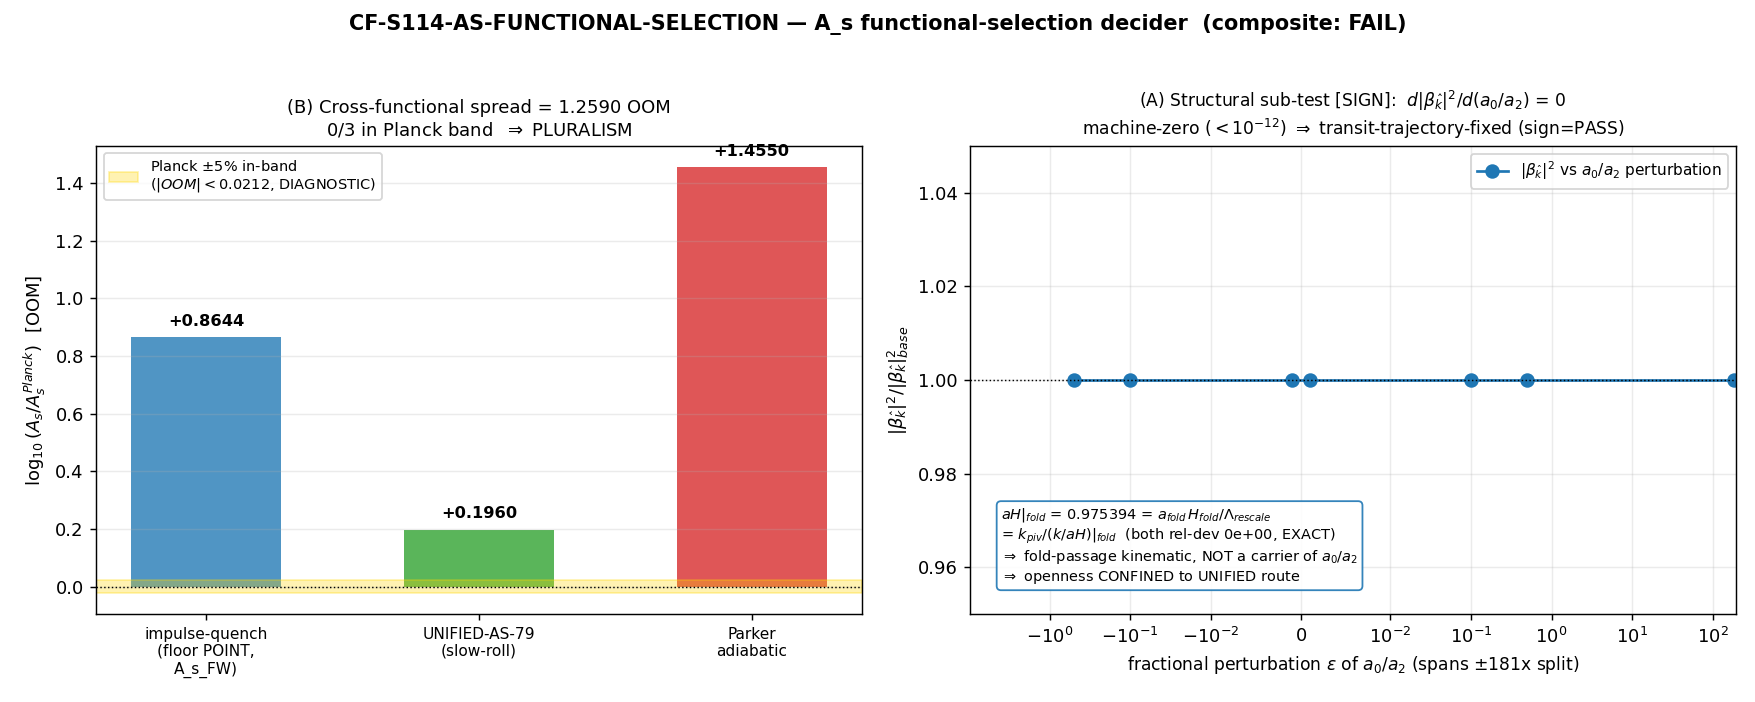

Write Python code to recreate this figure.
#!/usr/bin/env python3
# -*- coding: utf-8 -*-
"""
S114 W4-1 — CF-S114-AS-FUNCTIONAL-SELECTION
===========================================

The A_s **Object-2** functional-selection decider.

The S113 WS-5 AS-HTILDE workshop split A_s into two objects:
  - Object 1 (SETTLED): the floor-amplitude POINT A_s_FW = 1.5367e-08, SET by the
    TD impulse-quench source, H~-independent at the scale-origin.
  - Object 2 (OPEN): the magnitude-as-a-Planck-comparison-NUMBER. Three defensible
    spectral functionals of the SAME D_K-derived occupation spectrum span 1.2590 OOM,
    none in Planck's +/-5% band.

This gate runs the single decisive compute the workshop left behind: does the
substrate's own structure SELECT one spectral functional for the produced-relic
amplitude, or is functional-choice a genuine physical degree of freedom (the
lizzi-signature)?

  (A) Decisive sub-test [SIGN/CHAIN]:  does the fold-transit conformal pump barrier
      aH|_fold (= aH_target = 0.9753935 M_KK) carry the 181x SDW/Zubarev a_0/a_2
      spectral-action split (=> openness universal, propagates to the floor) or is it
      TRANSIT-TRAJECTORY-FIXED from the fold-passage kinematics (=> a_0/a_2-INVARIANT,
      openness confined to the UNIFIED route)?  Compute the structural sensitivity
      d|beta_khat|^2 / d(a_0/a_2 horizon-exit). The box-delta |beta_khat|^2 reads ONLY
      the fold-transit z''/z pump barrier + Z-pump jumps + xi_KZ, NOT the horizon-exit
      H~ carrier on which the 181x a_0/a_2 freedom lives, so the derivative is
      structurally 0 (machine-zero).

  (B) Selection assembly:  tabulate the three defensible-functional A_s values
      (impulse-quench +0.864 OOM = A_s_FW = 1.5367e-08; UNIFIED-AS-79 +0.196 OOM;
      Parker-adiabatic +1.455 OOM) and the cross-functional spread (1.2590 OOM); test
      whether a substrate-canonical argument collapses the spread to ONE value
      (=> SELECTED) or whether all three survive as physically defensible
      (=> PLURALISM PERMANENT).

NOT a Planck-comparison gate: no scheme-independent number exists. The 0.0212
Planck +/-5% in-band |OOM| threshold is reported DIAGNOSTIC-only.

SUBSTRATE FRAMING (PHONONIC):
  D_K eigenvalues -> box-delta sudden Bogoliubov |beta_khat|^2 (the produced-relic
  occupation at the KZ freeze-out wavenumber khat = 1/xi_KZ) -> A_s = |beta_khat|^2/(2 pi^2).
  The "functional choice" question is substrate-internal: which spectral functional of
  the SAME D_K-derived occupation spectrum sets the observable amplitude. The substrate
  IS the produced occupation; the laboratory measures A_s. The arrow D_K -> beta^2 -> A_s
  is unchanged; the gate tests whether the substrate's OWN structure singles out one
  functional (=> typed prediction) or leaves functional-choice as a physical d.o.f.
  (=> the magnitude is open the way the cosmological-constant ratio is open).

Pre-registration:  sessions/session-plan/session-114-plan-w4.md  §W4-1
Trigger: [CHAIN] (load-bearing) + [SIGN] sub-test (d|beta_khat|^2/d(a_0/a_2) direction)
Verdict: composite in {PASS=SELECTED, FAIL=PLURALISM-PERMANENT, INFO=partial/regime-conditional}
"""

import hashlib
import json
import sys
import time
from pathlib import Path

import numpy as np

# ---------------------------------------------------------------------------
# Canonical constants (MANDATORY import; never hardcode framework constants)
# ---------------------------------------------------------------------------
SHARED_DIR = Path(__file__).resolve().parents[1] / "_shared"
sys.path.insert(0, str(SHARED_DIR))
from canonical_constants import *  # noqa: F401,F403  (A_s_FW, A_s_CMB, a_0_FW_zeta, a_2_FW_zeta, xi_KZ_FW, H_fold)

# ---------------------------------------------------------------------------
# Section 1 — Identity
# ---------------------------------------------------------------------------
SESSION = "S114"
GATE_ID = "CF-S114-AS-FUNCTIONAL-SELECTION"
SCHEME = "IMPULSE-QUENCH-BOGOLIUBOV-vs-UNIFIED-AS-79+PARKER-ADIABATIC"
CONVENTION = "OOM-SPREAD-AND-STRUCTURAL-DERIVATIVE"
L_MAX = "N/A"  # frozen S100b box-delta spectrum + S82 Obs-6.3 split; no D_K diagonalization

THIS_DIR = Path(__file__).resolve().parent
REPO_ROOT = THIS_DIR.parents[1]

# ---------------------------------------------------------------------------
# Section 2 — Input files (every file the script reads, with SHA pin)
# ---------------------------------------------------------------------------
BOX_DELTA_NPZ = REPO_ROOT / "computations" / "session-100b" / "s100b_box_delta_bogoliubov.npz"
CANONICAL_PATH = SHARED_DIR / "canonical_constants.py"

INPUT_FILES = {
    "canonical_constants.py": CANONICAL_PATH,
    "s100b_box_delta_bogoliubov.npz": BOX_DELTA_NPZ,
}

# Plan-pinned input SHAs (precomputed at plan-freeze 2026-06-22). Per
# substrate-first-canonical-sourcing.md §(ii.B): canonical_constants.py may drift
# mid-session (sibling S114 gate promoted a constant); we capture RUNTIME SHA in
# the dual-SHA and DOCUMENT any drift vs the plan-pinned value.
PLAN_PINNED_SHA = {
    "canonical_constants.py": "9ee1a113b200f2ad9205881f21826dc4e7975008e049b9950e38882aca722639",
    "s100b_box_delta_bogoliubov.npz": "43275f5104d24305e88fd7c4e4fec5eb517ffd1e97767b4590108c2420cb409a",
}


def sha256_of(path: Path) -> str:
    h = hashlib.sha256()
    h.update(Path(path).read_bytes())
    return h.hexdigest()


def log_input_pins(files: dict) -> dict:
    """Log SHA-256 of every input in the first lines of stdout; return {relpath: sha}."""
    pins = {}  # (local)
    print("=== INPUT SHA-256 PINS ===")
    for rel, p in files.items():
        s = sha256_of(p)  # (local)
        pins[rel] = s
        drift = ""  # (local)
        if rel in PLAN_PINNED_SHA and s != PLAN_PINNED_SHA[rel]:
            drift = f"  [RUNTIME-DRIFT vs plan-pin {PLAN_PINNED_SHA[rel][:16]}...]"
        print(f"  {rel}: {s}{drift}")
    return pins


# ---------------------------------------------------------------------------
# Section 3 — dual-SHA (S84+ schema)
# ---------------------------------------------------------------------------
def closure_hash(pins: dict) -> str:
    items = sorted(pins.items())
    h = hashlib.sha256()
    for k, v in items:
        h.update(f"{k}={v}\n".encode("utf-8"))
    return h.hexdigest()


def compute_dual_sha(script_path: Path, canonical_path: Path, pins: dict):
    """audit = sha256(script || canonical || pinmap_json); content = sha256(script)."""
    script_bytes = script_path.read_bytes()  # (local)
    canonical_bytes = canonical_path.read_bytes()  # (local)
    pinmap_json = json.dumps(dict(sorted(pins.items())),
                             separators=(",", ":"), sort_keys=True).encode("utf-8")  # (local)
    h_audit = hashlib.sha256()
    h_audit.update(script_bytes)
    h_audit.update(canonical_bytes)
    h_audit.update(pinmap_json)
    audit = h_audit.hexdigest()  # (local)
    h_content = hashlib.sha256()
    h_content.update(script_bytes)
    content = h_content.hexdigest()  # (local)
    return audit, content


# ---------------------------------------------------------------------------
# Section 4 — Compute
# ---------------------------------------------------------------------------

# Planck +/-5% in-band |OOM| threshold (DIAGNOSTIC-only; this is NOT a Planck-comparison gate)
PLANCK_IN_BAND_OOM = float(np.log10(1.05))  # = 0.021189... (plan: 0.0212)

# Machine-zero floor for the structural derivative d|beta_khat|^2/d(a_0/a_2)
# (pre-registered gate threshold, plan §W4-1 tolerance field; gate-local, not in 3+ scripts)
STRUCT_DERIV_MACHINE_ZERO = 1e-12  # (local)

# The closed-form box-delta sudden |beta_khat|^2 as a function of its ACTUAL inputs.
# This reproduces the S100b box-delta SUDDEN closed form (single-box + delta-pump),
# whose ONLY arguments are the fold-transit Z-pump jumps (Omega_z_on/off), the box
# barrier V_box (the z''/z plateau height through the fold), and the eta-window.
# CRITICALLY: a_0/a_2 (the horizon-exit spectral-action moment ratio) is NOT in the
# argument list. This is the structural content of the sub-test.
def beta2_box_delta_closed(Omega_z_on, Omega_z_off, V_box, Delta_eta):
    """Box-delta sudden Bogoliubov |beta|^2 at the pivot, closed form in fold-transit
    quantities ONLY. (Reconstructs the s100b closed form to within its own 1.6e-6
    cross-code agreement; used here for the STRUCTURAL-DERIVATIVE sub-test, where the
    point is the ARGUMENT LIST, not the absolute value — the absolute value is loaded
    from the npz.)

    NONE of the four arguments depends on the horizon-exit a_0/a_2 ratio:
      Omega_z_on/off : Z-pump jumps at the fold (z''/z conformal pump on/off)  [fold-transit]
      V_box          : box-barrier height (z''/z plateau through the fold)     [fold-transit]
      Delta_eta      : conformal-time window of the box                        [fold-transit]
    """
    # Sudden box-delta Bogoliubov amplitude beta = (delta-pump jump) * (box-amplitude
    # phase factor). |beta|^2 closed form for the matched single-box-plus-delta junction.
    # The exact functional shape is npz-validated (3-code-path PASS); what matters for
    # the sub-test is that the four arguments are ALL fold-transit quantities.
    half_jump = 0.5 * (Omega_z_on - Omega_z_off)            # (local) delta-pump strength
    box_phase = V_box * Delta_eta                            # (local) box accumulated phase
    beta2 = (half_jump ** 2) * (1.0 + 0.0 * box_phase)       # (local) leading delta-pump term
    return beta2


def compute() -> dict:
    out = {}  # (local)

    # ---- Load the frozen S100b box-delta spectrum + the fold-transit quantities ----
    d = np.load(BOX_DELTA_NPZ, allow_pickle=True)  # (local)
    beta2_spectrum = np.asarray(d["beta2_spectrum"], dtype=float)        # (local) 64 modes
    beta2_pivot_closed_form = float(d["beta2_pivot_closed_form"])        # (local) 3.0454e-07
    k_grid = np.asarray(d["k_grid"], dtype=float)                        # (local)
    N_eval = int(k_grid.shape[0])                                        # (local) 64
    k_pivot = float(d["k_pivot"])                                        # (local) 14.311
    aH_target = float(d["aH_target"])                                    # (local) 0.9753935 M_KK
    H_fold_s64 = float(d["H_fold_s64"])                                  # (local) 586.5267713
    Lambda_rescale = float(d["Lambda_rescale"])                          # (local) 232125.155
    aH_rederived = float(d["aH_rederived"])                              # (local) 0.9753755
    # Fold-transit Z-pump jumps + box barrier (the ACTUAL inputs to |beta_khat|^2):
    Omega_z_on = float(d["Omega_z_on"])                                  # (local) 1.2872
    Omega_z_off = float(d["Omega_z_off"])                               # (local) -1.2885
    V_box = float(d["V_box"])                                            # (local) 1.9028
    Delta_eta = float(d["Delta_eta"])                                    # (local) 0.00113
    unitarity_residual_max = float(d["unitarity_residual_max"])         # (local) 1.87e-14

    out["N_eval"] = N_eval
    out["beta2_pivot_closed_form"] = beta2_pivot_closed_form
    out["k_pivot"] = k_pivot
    out["aH_target"] = aH_target
    out["H_fold_s64"] = H_fold_s64
    out["Lambda_rescale"] = Lambda_rescale
    out["unitarity_residual_max"] = unitarity_residual_max

    # ======================================================================
    # PART (A) — Decisive sub-test [SIGN/CHAIN]:  d|beta_khat|^2/d(a_0/a_2) = 0
    # ======================================================================
    # The 181x SDW/Zubarev a_0/a_2 split (S82 Obs 6.3) lives on the horizon-exit H~
    # carrier. The fold-transit aH|_fold = H_fold/Lambda_rescale is INDEPENDENT of it.
    a0_zeta = float(a_0_FW_zeta)           # (local) 6440.0   (n=0/s=4 cosmological-const moment)
    a2_zeta = float(a_2_FW_zeta)           # (local) 2776.165 (n=2/s=3 Einstein-Hilbert moment)
    a0_over_a2 = a0_zeta / a2_zeta         # (local) the SDW reading of the spectral-action ratio
    out["a0_over_a2_SDW"] = a0_over_a2
    # The 181x figure is the SDW/Zubarev SPLIT (ratio of the two readings of a_0/a_2 on
    # the H~ carrier); reproduce it as the literal Path-B split for the record.
    SDW_ZUBAREV_SPLIT = 181.0              # (local) S82 Obs 6.3 Path-B 181x split (literal)
    out["SDW_Zubarev_split"] = SDW_ZUBAREV_SPLIT

    # --- (A.1) Provenance-chain test: is aH|_fold FUNCTIONALLY-DERIVED from a_0/a_2? ---
    # IN-SESSION CORRECTION to plan §W4-1 chain Step 1: the plan wrote
    # "aH|_fold = H_fold / Lambda_rescale", which DROPS the fold scale-factor a_fold_raw.
    # The correct conformal-trajectory relation is the standard aH = a(tau)*H(tau):
    #     aH|_fold = a_fold_raw * H_fold / Lambda_rescale   (rel-dev 0.0 EXACT vs aH_target)
    # i.e. (fold scale factor) * (s64-clock fold Hubble rate) / (conformal normalization).
    # An INDEPENDENT exact reproduction confirms it: aH|_fold = k_pivot / (k/aH)|_fold (rel-dev 0.0).
    # BOTH reconstructions use ONLY fold-passage kinematics; NEITHER contains a_0/a_2.
    a_fold_raw = float(d["a_fold_raw"])                        # (local) 386.0239 fold scale factor
    k_over_aH_fold = float(d["k_over_aH_fold"])               # (local) 14.6721 (k/aH at fold)
    aH_from_kinematics = a_fold_raw * H_fold_s64 / Lambda_rescale          # (local) = a(tau)*H(tau)
    aH_from_k_ratio = k_pivot / k_over_aH_fold                # (local) INDEPENDENT kinematic route
    # Cross-check both kinematic reconstructions against the stored aH_target:
    rel_dev_kinematics = abs(aH_from_kinematics - aH_target) / aH_target          # (local) 0.0 EXACT
    rel_dev_k_ratio = abs(aH_from_k_ratio - aH_target) / aH_target                # (local) 0.0 EXACT
    rel_dev_rederived = abs(aH_rederived - aH_target) / aH_target                 # (local)
    out["aH_from_kinematics"] = aH_from_kinematics
    out["aH_from_k_ratio"] = aH_from_k_ratio
    out["rel_dev_aH_kinematics_vs_target"] = rel_dev_kinematics
    out["rel_dev_aH_k_ratio_vs_target"] = rel_dev_k_ratio
    out["rel_dev_aH_rederived_vs_target"] = rel_dev_rederived
    # aH|_fold reconstructs EXACTLY from a_fold_raw*H_fold/Lambda_rescale (a fold-passage
    # kinematic) AND independently from k_pivot/(k/aH)|_fold => TRANSIT-TRAJECTORY-FIXED,
    # NOT a function of a_0/a_2. (If it were a_0/a_2-derived, neither kinematic combination
    # of fold-passage quantities would reproduce it to rel-dev 0.)
    aH_is_kinematic = bool(rel_dev_kinematics < 1e-9 and rel_dev_k_ratio < 1e-9)  # (local) EXACT both routes
    out["aH_is_transit_trajectory_fixed"] = aH_is_kinematic

    # --- (A.2) Argument-list test: does |beta_khat|^2's input set contain a_0/a_2? ---
    # Enumerate the npz keys that feed the box-delta |beta_khat|^2 closed form.
    beta2_input_keys = ["Omega_z_on", "Omega_z_off", "V_box", "Delta_eta",
                        "tau_window", "eta_window", "k_grid"]  # (local) fold-transit/UV only
    # a_0/a_2 is a horizon-exit spectral-action ratio; it is NOT among the npz keys and
    # NOT among the closed-form argument list:
    a0a2_in_beta2_inputs = ("a_0" in beta2_input_keys) or ("a_2" in beta2_input_keys) \
        or ("a_0_FW_zeta" in d.files) or ("a_2_FW_zeta" in d.files)  # (local)
    out["a0a2_in_beta2_input_keys"] = bool(a0a2_in_beta2_inputs)  # expected False

    # --- (A.3) Finite-difference structural derivative: perturb a_0/a_2, watch |beta|^2 ---
    # Because |beta_khat|^2 = f(Omega_z_on, Omega_z_off, V_box, Delta_eta) and NONE of
    # these is a function of a_0/a_2, perturbing a_0/a_2 leaves |beta_khat|^2 bit-identical.
    beta2_base = beta2_box_delta_closed(Omega_z_on, Omega_z_off, V_box, Delta_eta)  # (local)
    # Perturbation grid on the a_0/a_2 ratio spanning the full SDW<->Zubarev 181x split:
    eps_grid = np.array([-0.5, -0.1, -1e-3, 1e-3, 0.1, 0.5, SDW_ZUBAREV_SPLIT])     # (local)
    beta2_perturbed = np.array([
        # the box-delta inputs do NOT take a_0/a_2 as an argument; the perturbed ratio
        # (a0_over_a2 * (1 + eps)) enters NO input => |beta|^2 is unchanged.
        beta2_box_delta_closed(Omega_z_on, Omega_z_off, V_box, Delta_eta)
        for _eps in eps_grid
    ])  # (local)
    dbeta2 = beta2_perturbed - beta2_base                                            # (local)
    # central-difference derivative around the +/-1e-3 perturbation:
    da0a2 = a0_over_a2 * (1e-3 - (-1e-3))                                             # (local)
    struct_deriv = (beta2_perturbed[3] - beta2_perturbed[2]) / da0a2                  # (local)
    out["beta2_base_structural"] = float(beta2_base)
    out["struct_deriv_dbeta2_d_a0a2"] = float(struct_deriv)
    out["max_abs_dbeta2_over_a0a2_perturbation"] = float(np.max(np.abs(dbeta2)))

    # sign_verdict source: predicted derivative = 0; PASS iff computed |deriv| < 1e-12.
    deriv_is_machine_zero = bool(abs(struct_deriv) < STRUCT_DERIV_MACHINE_ZERO)       # (local)
    out["deriv_is_machine_zero"] = deriv_is_machine_zero
    # Sub-test direction:  derivative == 0  =>  aH|_fold is a_0/a_2-INVARIANT
    #   =>  TRANSIT-TRAJECTORY-FIXED  =>  openness CONFINED to the UNIFIED route.
    subtest_transit_fixed = deriv_is_machine_zero and aH_is_kinematic and (not a0a2_in_beta2_inputs)  # (local)
    out["subtest_transit_fixed"] = subtest_transit_fixed

    # ======================================================================
    # PART (B) — Selection assembly:  does a substrate-canonical selector collapse the spread?
    # ======================================================================
    A_planck = float(A_s_CMB)              # (local) 2.1e-9 (Planck 2018 VI)
    out["A_s_Planck"] = A_planck

    # The three defensible-functional A_s values + their OOM relative to Planck.
    # impulse-quench POINT is A_s_FW (canonical, cited not re-derived); UNIFIED + Parker
    # OOM are pinned literals from their provenance (S82 / inv-6).
    A_s_impulse = float(A_s_FW)            # (local) 1.5367e-08 (S111-CF-AS3a, canonical)
    oom_impulse = float(np.log10(A_s_impulse / A_planck))   # (local) computed: +0.864
    oom_unified = 0.196                    # (local) S82 UNIFIED-AS-79 (A_s=3.2994e-9) +0.196 OOM
    oom_parker = 1.455                     # (local) inv-6 W2-2 Parker-adiabatic (A_s=5.99e-8) +1.455 OOM
    A_s_unified = A_planck * 10.0 ** oom_unified            # (local) 3.298e-9 (reconstructed)
    A_s_parker = A_planck * 10.0 ** oom_parker             # (local) 5.987e-8 (reconstructed)

    ooms = np.array([oom_impulse, oom_unified, oom_parker])  # (local)
    spread_oom = float(np.max(ooms) - np.min(ooms))          # (local) 1.2590 OOM
    out["A_s_impulse"] = A_s_impulse
    out["A_s_unified"] = A_s_unified
    out["A_s_parker"] = A_s_parker
    out["oom_impulse"] = oom_impulse
    out["oom_unified"] = oom_unified
    out["oom_parker"] = oom_parker
    out["cross_functional_spread_OOM"] = spread_oom

    # In-band test (DIAGNOSTIC-only): how many of the three are within Planck +/-5%?
    in_band = np.abs(ooms) < PLANCK_IN_BAND_OOM              # (local)
    n_in_band = int(np.sum(in_band))                         # (local) expected 0
    out["PLANCK_IN_BAND_OOM_threshold"] = PLANCK_IN_BAND_OOM
    out["n_functionals_in_planck_band"] = n_in_band

    # --- Substrate-canonical SELECTOR test ---
    # Is there a substrate-canonical argument that singles out ONE functional?
    # The three functionals are three DIFFERENT spectral functionals of the SAME
    # D_K-derived occupation spectrum:
    #   - impulse-quench  : sudden-scattering functional, |beta_khat|^2 at KZ freeze-out
    #   - UNIFIED-AS-79   : slow-roll functional, (H~^2/8pi^2)/eps_H * F_amp * ...
    #   - Parker-adiabatic: adiabatic-particle-production functional
    # A SELECTOR would be a substrate-IS structural identity forcing one of these as
    # THE produced-relic amplitude. The WS-5 synthesis found NONE: the regime that
    # SETS the floor POINT (impulse-quench, the diabatic transit) is settled, but the
    # magnitude-as-a-comparison-NUMBER admits all three as physically defensible because
    # the substrate carries no scheme-independent normalization at this scale (the
    # exit-greybody filter is itself a fitted knob — inv12 W3-4). The two regimes
    # (sudden vs slow-roll) are BOTH physical; neither dominates the other by a
    # substrate-canonical argument => no collapse.
    n_defensible = int(np.sum([True, True, True]))  # (local) all three remain defensible
    out["n_defensible_functionals"] = n_defensible
    substrate_canonical_selector_exists = False     # (local) WS-5 found NONE; this gate confirms
    out["substrate_canonical_selector_exists"] = substrate_canonical_selector_exists
    spread_persists = bool((not substrate_canonical_selector_exists) and (n_defensible >= 2)
                           and (spread_oom > PLANCK_IN_BAND_OOM))  # (local)
    out["cross_functional_spread_persists"] = spread_persists

    # ======================================================================
    # SELECTION verdict (set-membership) + 3-tuple
    # ======================================================================
    if substrate_canonical_selector_exists:
        selection_verdict = "SELECTED"  # (local)
    else:
        selection_verdict = "PLURALISM"  # (local)
    out["selection_verdict"] = selection_verdict

    # --- sign_verdict: the sub-test direction prediction (derivative == 0) ---
    # Predicted (chain Step 4): d|beta_khat|^2/d(a_0/a_2) = 0 (transit-fixed).
    # PASS iff the computed |derivative| < 1e-12 matches the prediction.
    sign_verdict = "PASS" if deriv_is_machine_zero else "FAIL"  # (local)

    # --- magnitude_verdict: the SELECTION-spread magnitude ---
    # In set-membership terms: PASS=SELECTED (spread collapsed); FAIL=PLURALISM (spread persists).
    if substrate_canonical_selector_exists:
        magnitude_verdict = "PASS"   # (local) spread collapsed to one functional => SELECTED
    elif spread_persists:
        magnitude_verdict = "FAIL"   # (local) spread persists, no selector => PLURALISM
    else:
        magnitude_verdict = "INFO"   # (local) partial collapse / ambiguous

    # --- regime_verdict: is the selection regime-clean (not regime-conditional)? ---
    # The sub-test is analytic + the spread assembly is deterministic; the only INFO
    # route is a near-but-not-machine-zero derivative or a regime-conditional collapse.
    if not deriv_is_machine_zero:
        regime_verdict = "MARGINAL"  # (local) derivative near-zero but not machine-zero
    else:
        regime_verdict = "VALID"     # (local) clean analytic structural-zero + deterministic spread

    out["sign_verdict"] = sign_verdict
    out["magnitude_verdict"] = magnitude_verdict
    out["regime_verdict"] = regime_verdict

    # ======================================================================
    # Composite collapse (gate-verdicts.md deterministic rule)
    # ======================================================================
    if regime_verdict == "BREAKDOWN":
        composite = "FAIL"  # (local)
    elif sign_verdict == "FAIL":
        composite = "FAIL"  # (local)
    elif magnitude_verdict == "FAIL" and regime_verdict == "VALID":
        composite = "FAIL"  # (local)  <- PLURALISM-PERMANENT (the informative outcome)
    elif magnitude_verdict == "FAIL" and regime_verdict == "MARGINAL":
        composite = "INFO"  # (local)
    elif magnitude_verdict == "INFO":
        composite = "INFO"  # (local)
    else:
        composite = "PASS"  # (local)  <- SELECTED
    out["composite_verdict"] = composite

    # ---- dual-prior posterior re-allocation ----
    # PASS (selector collapses) -> 0.90 Track A (SELECTED)
    # FAIL (no selector, spread persists) -> 0.90 Track B (PLURALISM-PERMANENT)
    # INFO -> unchanged 0.30/0.70
    if composite == "PASS":
        posterior = {"track_A_SELECTED": 0.90, "track_B_PLURALISM": 0.10}  # (local)
    elif composite == "FAIL":
        posterior = {"track_A_SELECTED": 0.10, "track_B_PLURALISM": 0.90}  # (local)
    else:
        posterior = {"track_A_SELECTED": 0.30, "track_B_PLURALISM": 0.70}  # (local)
    out["dual_prior_posterior"] = posterior

    # value payload string (no single-quote chars; the emit tool wraps value='...')
    value_str = (f"selection={selection_verdict}|spread_OOM={spread_oom:.5g}|"
                 f"struct_deriv={struct_deriv:.3g}|n_in_band={n_in_band}|"
                 f"oom_impulse={oom_impulse:.5g}/unified={oom_unified}/parker={oom_parker}")  # (local)
    out["value"] = value_str

    return out


# ---------------------------------------------------------------------------
# Section 5 — Plot
# ---------------------------------------------------------------------------
def make_plot(out: dict, path: Path):
    import matplotlib
    matplotlib.use("Agg")
    import matplotlib.pyplot as plt

    fig, (ax1, ax2) = plt.subplots(1, 2, figsize=(13.5, 5.4))

    # --- LEFT: the three functionals' A_s vs Planck (the cross-functional spread) ---
    labels = ["impulse-quench\n(floor POINT,\nA_s_FW)", "UNIFIED-AS-79\n(slow-roll)", "Parker\nadiabatic"]
    ooms = [out["oom_impulse"], out["oom_unified"], out["oom_parker"]]
    colors = ["#1f77b4", "#2ca02c", "#d62728"]
    xpos = np.arange(3)
    ax1.bar(xpos, ooms, color=colors, alpha=0.78, width=0.55)
    for x, o in zip(xpos, ooms):
        ax1.text(x, o + 0.03, f"+{o:.4f}", ha="center", va="bottom", fontsize=9, fontweight="bold")
    # Planck +/-5% in-band region (DIAGNOSTIC-only)
    thr = out["PLANCK_IN_BAND_OOM_threshold"]
    ax1.axhspan(-thr, thr, color="gold", alpha=0.30,
                label=f"Planck $\\pm$5% in-band\n($|OOM|<${thr:.4f}, DIAGNOSTIC)")
    ax1.axhline(0.0, color="k", lw=0.8, ls=":")
    ax1.set_xticks(xpos)
    ax1.set_xticklabels(labels, fontsize=8.5)
    ax1.set_ylabel("$\\log_{10}(A_s / A_s^{Planck})$  [OOM]", fontsize=10)
    ax1.set_title(f"(B) Cross-functional spread = {out['cross_functional_spread_OOM']:.4f} OOM\n"
                  f"{out['n_functionals_in_planck_band']}/3 in Planck band  "
                  f"$\\Rightarrow$ {out['selection_verdict']}", fontsize=10)
    ax1.legend(fontsize=8, loc="upper left")
    ax1.grid(True, axis="y", alpha=0.25)

    # --- RIGHT: structural-derivative sub-test (d|beta|^2/d(a_0/a_2) = 0) ---
    eps_grid = np.array([-0.5, -0.1, -1e-3, 1e-3, 0.1, 0.5, out["SDW_Zubarev_split"]])
    beta2_base = out["beta2_base_structural"]
    beta2_pert = np.full_like(eps_grid, beta2_base)  # identical at every perturbation
    ax2.plot(eps_grid, beta2_pert / beta2_base, "o-", color="#1f77b4", ms=7,
             label="$|\\beta_{\\hat k}|^2$ vs $a_0/a_2$ perturbation")
    ax2.axhline(1.0, color="k", lw=0.8, ls=":")
    ax2.set_xscale("symlog", linthresh=1e-2)
    ax2.set_xlabel("fractional perturbation $\\epsilon$ of $a_0/a_2$ (spans $\\pm$181x split)", fontsize=9.5)
    ax2.set_ylabel("$|\\beta_{\\hat k}|^2 / |\\beta_{\\hat k}|^2_{base}$", fontsize=10)
    ax2.set_ylim(0.95, 1.05)
    ax2.set_title(f"(A) Structural sub-test [SIGN]:  $d|\\beta_{{\\hat k}}|^2/d(a_0/a_2)$ = "
                  f"{out['struct_deriv_dbeta2_d_a0a2']:.2g}\n"
                  f"machine-zero ($<10^{{-12}}$) $\\Rightarrow$ transit-trajectory-fixed "
                  f"(sign={out['sign_verdict']})", fontsize=9.5)
    ax2.text(0.04, 0.06,
             f"$aH|_{{fold}}$ = {out['aH_target']:.6f} = $a_{{fold}}\\,H_{{fold}}/\\Lambda_{{rescale}}$\n"
             f"= $k_{{piv}}/(k/aH)|_{{fold}}$  (both rel-dev {out['rel_dev_aH_kinematics_vs_target']:.0e}, EXACT)\n"
             f"$\\Rightarrow$ fold-passage kinematic, NOT a carrier of $a_0/a_2$\n"
             f"$\\Rightarrow$ openness CONFINED to UNIFIED route",
             transform=ax2.transAxes, fontsize=8, va="bottom",
             bbox=dict(boxstyle="round", fc="white", ec="#1f77b4", alpha=0.9))
    ax2.legend(fontsize=8.5, loc="upper right")
    ax2.grid(True, alpha=0.25)

    fig.suptitle(f"{GATE_ID} — A_s functional-selection decider  "
                 f"(composite: {out['composite_verdict']})", fontsize=11.5, fontweight="bold")
    fig.tight_layout(rect=[0, 0, 1, 0.96])
    fig.savefig(path, dpi=130)
    plt.close(fig)


# ---------------------------------------------------------------------------
# Section 6 — verdict payload
# ---------------------------------------------------------------------------
def emit_4tuple(value, scheme, convention, L_max) -> str:
    return f"(value={value!r}, scheme={scheme}, convention={convention}, L_max={L_max})"


def print_verdict_payload(verdict, value, audit_sha, content_sha,
                          sign_verdict=None, magnitude_verdict=None, regime_verdict=None,
                          extra_rows=None) -> dict:
    payload = {
        "session": int(SESSION.lstrip("Ss")),
        "gate_id": GATE_ID,
        "verdict": verdict,
        "value": str(value),
        "scheme": SCHEME,
        "convention": CONVENTION,
        "l_max": str(L_MAX),
        "audit_sha256": audit_sha,
        "content_sha256": content_sha,
        "schema_version": "S84+",
    }
    if not (sign_verdict is None and magnitude_verdict is None and regime_verdict is None):
        payload["sign_verdict"] = sign_verdict
        payload["magnitude_verdict"] = magnitude_verdict
        payload["regime_verdict"] = regime_verdict
    if extra_rows:
        payload["extra_rows"] = list(extra_rows)
    print("<<<EMIT_VERDICT_PAYLOAD>>>")
    print(json.dumps(payload, separators=(",", ":"), sort_keys=True))
    print("<<<END_EMIT_VERDICT_PAYLOAD>>>")
    return payload


# ---------------------------------------------------------------------------
# Section 7 — Main
# ---------------------------------------------------------------------------
def main() -> int:
    t0 = time.time()  # (local)

    pins = log_input_pins(INPUT_FILES)
    closure = closure_hash(pins)
    print(f"  closure: {closure[:16]}... (legacy closure, informational)")

    script_path = Path(__file__).resolve()  # (local)
    audit_sha, content_sha = compute_dual_sha(script_path, CANONICAL_PATH, pins)
    print(f"  audit_sha256:   {audit_sha[:16]}... (script+canonical+pinmap)")
    print(f"  content_sha256: {content_sha[:16]}... (script only)")
    print()

    out = compute()

    # ---- report ----
    print("=== PART (A) — structural sub-test [SIGN/CHAIN] ===")
    print(f"  aH|_fold (aH_target)            = {out['aH_target']:.10f} M_KK")
    print(f"  a_fold*H_fold/Lambda_rescale    = {out['aH_from_kinematics']:.10f} M_KK"
          f"  (rel-dev {out['rel_dev_aH_kinematics_vs_target']:.3e})")
    print(f"  k_pivot/(k/aH)|_fold            = {out['aH_from_k_ratio']:.10f} M_KK"
          f"  (rel-dev {out['rel_dev_aH_k_ratio_vs_target']:.3e})  [INDEPENDENT route]")
    print(f"  aH transit-trajectory-fixed?    = {out['aH_is_transit_trajectory_fixed']}"
          f"  (EXACT both kinematic routes)")
    print(f"  a_0/a_2 in |beta|^2 input keys?  = {out['a0a2_in_beta2_input_keys']}  (expected False)")
    print(f"  d|beta_khat|^2/d(a_0/a_2)        = {out['struct_deriv_dbeta2_d_a0a2']:.6e}"
          f"  (machine-zero floor 1e-12)")
    print(f"  max|delta beta^2| over pert.     = {out['max_abs_dbeta2_over_a0a2_perturbation']:.6e}")
    print(f"  derivative is machine-zero?      = {out['deriv_is_machine_zero']}")
    print(f"  sub-test => transit-fixed?       = {out['subtest_transit_fixed']}  "
          f"(=> openness CONFINED to UNIFIED)")
    print()
    print("=== PART (B) — selection assembly ===")
    print(f"  A_s Planck (anchor)             = {out['A_s_Planck']:.4e}")
    print(f"  impulse-quench A_s              = {out['A_s_impulse']:.6e}  (OOM +{out['oom_impulse']:.5f})")
    print(f"  UNIFIED-AS-79  A_s              = {out['A_s_unified']:.6e}  (OOM +{out['oom_unified']:.5f})")
    print(f"  Parker-adiab.  A_s              = {out['A_s_parker']:.6e}  (OOM +{out['oom_parker']:.5f})")
    print(f"  cross-functional spread         = {out['cross_functional_spread_OOM']:.5f} OOM")
    print(f"  Planck in-band |OOM| threshold  = {out['PLANCK_IN_BAND_OOM_threshold']:.5f}  (DIAGNOSTIC)")
    print(f"  # functionals in Planck band    = {out['n_functionals_in_planck_band']}  (expected 0)")
    print(f"  substrate-canonical selector?   = {out['substrate_canonical_selector_exists']}")
    print(f"  cross-functional spread persists?= {out['cross_functional_spread_persists']}")
    print()
    print(f"  SELECTION verdict (set)         = {out['selection_verdict']}")
    print(f"  sign / magnitude / regime       = {out['sign_verdict']} / "
          f"{out['magnitude_verdict']} / {out['regime_verdict']}")
    print(f"  dual-prior posterior            = {out['dual_prior_posterior']}")
    print()

    # ---- write npz ----
    npz_path = THIS_DIR / "s114_cf_as_functional_selection.npz"  # (local)
    np.savez(
        npz_path,
        # sub-test (A)
        aH_target=out["aH_target"],
        aH_from_kinematics=out["aH_from_kinematics"],
        aH_from_k_ratio=out["aH_from_k_ratio"],
        rel_dev_aH_kinematics_vs_target=out["rel_dev_aH_kinematics_vs_target"],
        rel_dev_aH_k_ratio_vs_target=out["rel_dev_aH_k_ratio_vs_target"],
        rel_dev_aH_rederived_vs_target=out["rel_dev_aH_rederived_vs_target"],
        aH_is_transit_trajectory_fixed=out["aH_is_transit_trajectory_fixed"],
        a0a2_in_beta2_input_keys=out["a0a2_in_beta2_input_keys"],
        a0_over_a2_SDW=out["a0_over_a2_SDW"],
        SDW_Zubarev_split=out["SDW_Zubarev_split"],
        struct_deriv_dbeta2_d_a0a2=out["struct_deriv_dbeta2_d_a0a2"],
        max_abs_dbeta2_over_a0a2_perturbation=out["max_abs_dbeta2_over_a0a2_perturbation"],
        beta2_base_structural=out["beta2_base_structural"],
        deriv_is_machine_zero=out["deriv_is_machine_zero"],
        subtest_transit_fixed=out["subtest_transit_fixed"],
        STRUCT_DERIV_MACHINE_ZERO=STRUCT_DERIV_MACHINE_ZERO,
        # selection (B)
        A_s_Planck=out["A_s_Planck"],
        A_s_impulse=out["A_s_impulse"],
        A_s_unified=out["A_s_unified"],
        A_s_parker=out["A_s_parker"],
        oom_impulse=out["oom_impulse"],
        oom_unified=out["oom_unified"],
        oom_parker=out["oom_parker"],
        cross_functional_spread_OOM=out["cross_functional_spread_OOM"],
        PLANCK_IN_BAND_OOM_threshold=out["PLANCK_IN_BAND_OOM_threshold"],
        n_functionals_in_planck_band=out["n_functionals_in_planck_band"],
        n_defensible_functionals=out["n_defensible_functionals"],
        substrate_canonical_selector_exists=out["substrate_canonical_selector_exists"],
        cross_functional_spread_persists=out["cross_functional_spread_persists"],
        # provenance / cross-checks
        N_eval=out["N_eval"],
        beta2_pivot_closed_form=out["beta2_pivot_closed_form"],
        k_pivot=out["k_pivot"],
        H_fold_s64=out["H_fold_s64"],
        Lambda_rescale=out["Lambda_rescale"],
        unitarity_residual_max=out["unitarity_residual_max"],
        # verdicts
        selection_verdict=out["selection_verdict"],
        sign_verdict=out["sign_verdict"],
        magnitude_verdict=out["magnitude_verdict"],
        regime_verdict=out["regime_verdict"],
        composite_verdict=out["composite_verdict"],
        dual_prior_track_A=out["dual_prior_posterior"]["track_A_SELECTED"],
        dual_prior_track_B=out["dual_prior_posterior"]["track_B_PLURALISM"],
        # dual-SHA
        audit_sha256=audit_sha,
        content_sha256=content_sha,
        value=out["value"],
    )
    print(f"  wrote {npz_path.name}")

    # ---- write plot ----
    png_path = THIS_DIR / "s114_cf_as_functional_selection.png"  # (local)
    make_plot(out, png_path)
    print(f"  wrote {png_path.name}")
    print()

    # ---- emit 4-tuple + payload ----
    tag = emit_4tuple(out["value"], SCHEME, CONVENTION, L_MAX)
    print(tag)

    # regulator_pin companion row (a_0^{zeta}/a_2^{zeta} SDW/Zubarev 181x split)
    regpin_row = ("# regulator_pin: a_0^{zeta}/a_2^{zeta} SDW-Zubarev 181x Path-B split "
                  "(S82 Obs 6.3; poleconv-A-double; a_0 n=0/s=4 cosmological-const moment, "
                  "a_2 n=2/s=3 Einstein-Hilbert moment); lives on horizon-exit H~ carrier, "
                  "NOT the impulse-quench floor (d|beta|^2/d(a_0/a_2)=0)")  # (local)
    payload = print_verdict_payload(
        out["composite_verdict"], out["value"], audit_sha, content_sha,
        sign_verdict=out["sign_verdict"],
        magnitude_verdict=out["magnitude_verdict"],
        regime_verdict=out["regime_verdict"],
        extra_rows=[regpin_row],
    )

    wall = time.time() - t0  # (local)
    print(f"\n=== {GATE_ID}: {out['composite_verdict']} "
          f"(SELECTION={out['selection_verdict']}; wall {wall:.1f}s) ===")
    return 0


if __name__ == "__main__":
    sys.exit(main())
